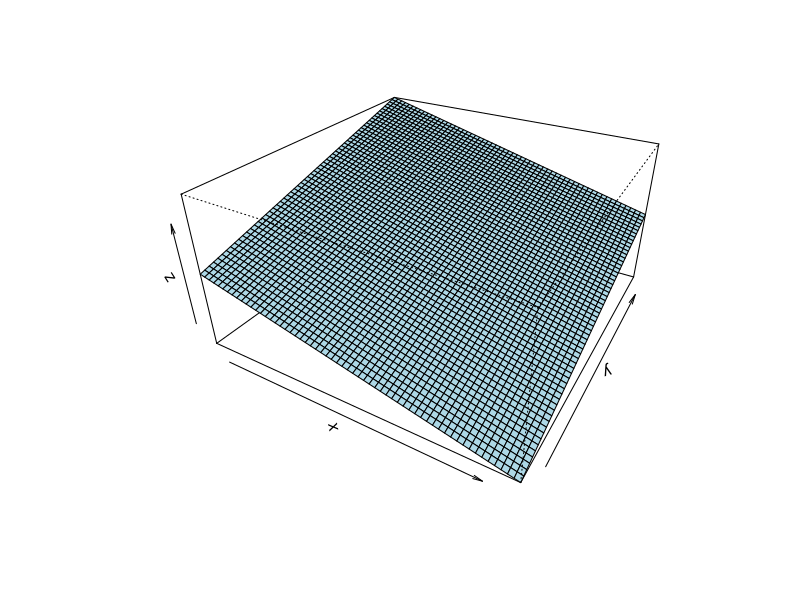
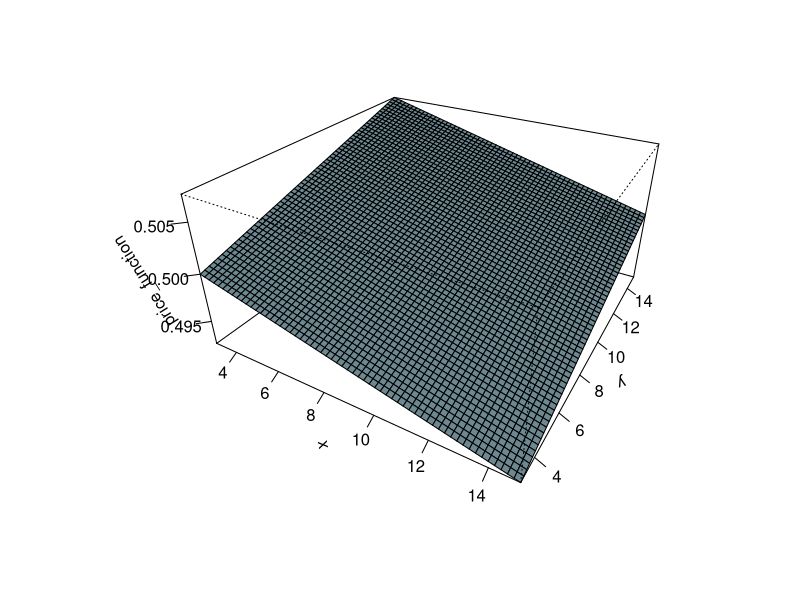
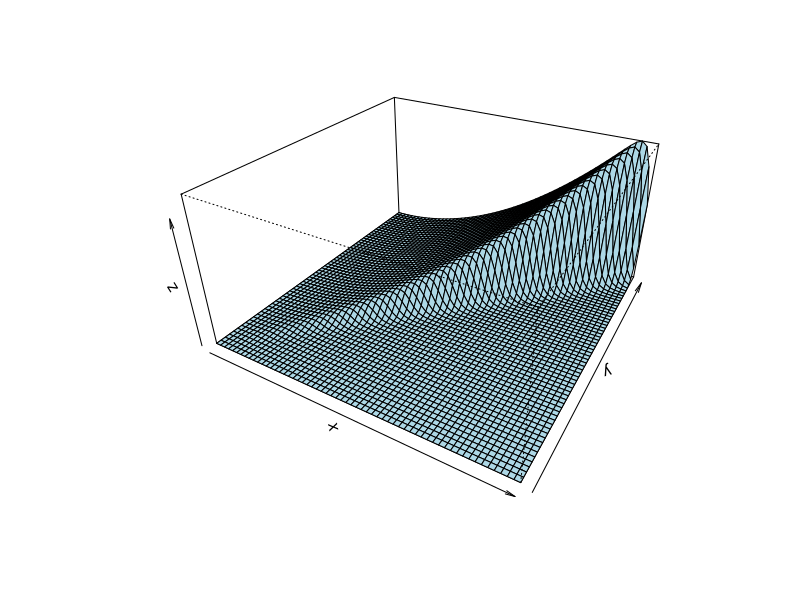
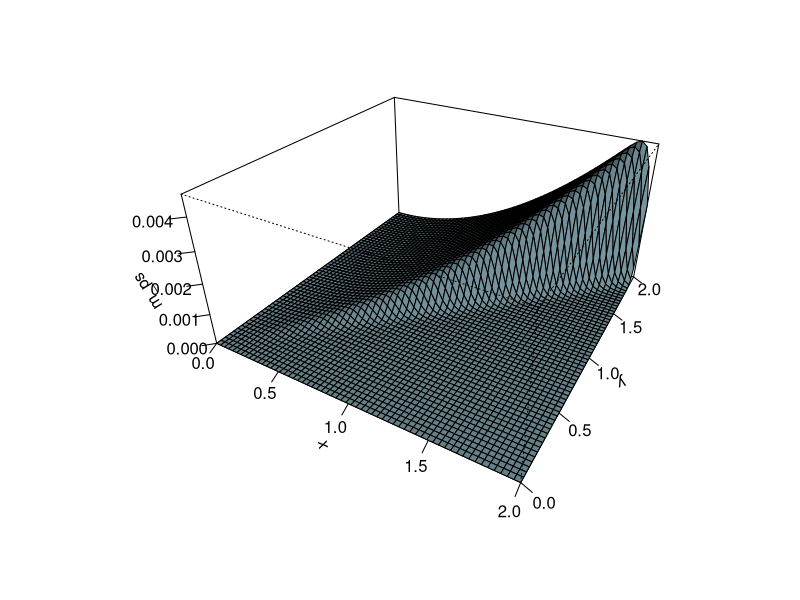
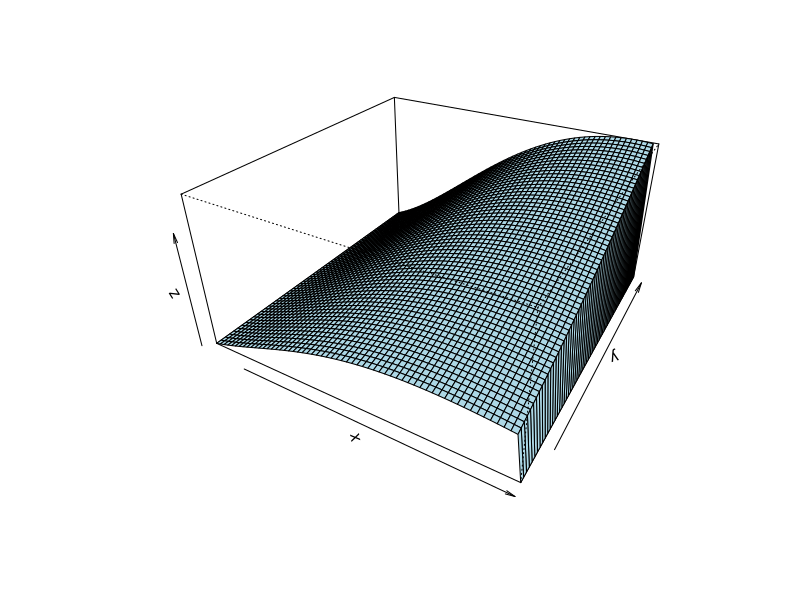
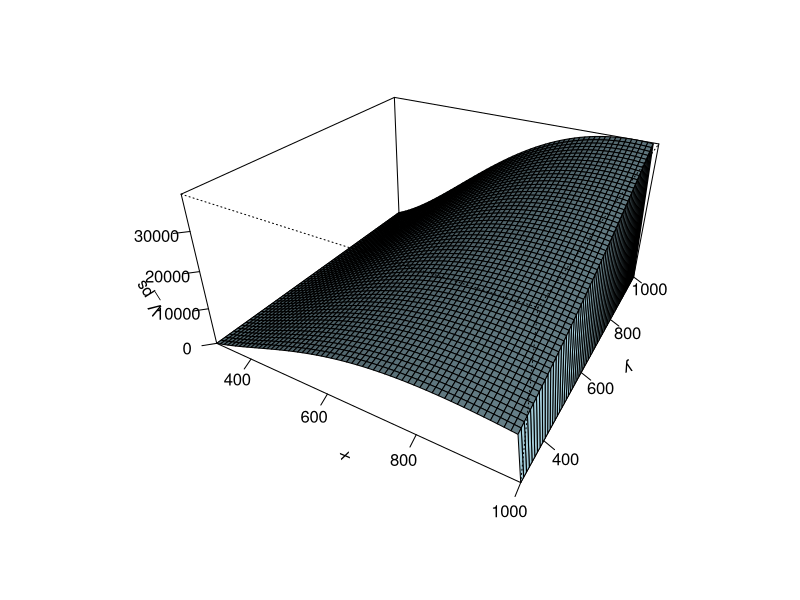
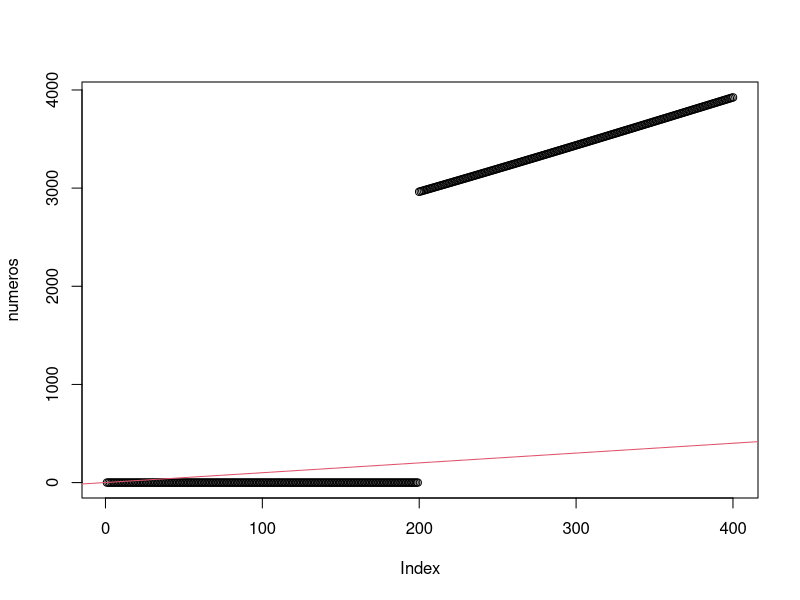

Reproduce these figures in R, in order.

graficador<-function(a,b,l,f){
  x <- seq(a, b, length.out = l)
  y <- x
  z <- outer(x, y, f)

  op <- par(bg = "white")
  persp(x, y, z, theta = 30, phi = 30, expand = 0.5, col = "lightblue")
  persp(x, y, z, theta = 30, phi = 30, expand = 0.5, col = "lightblue",
        ltheta = 120, shade = 0.75, ticktype = "detailed",zlab = f
  ) -> res
}


price_function<-function(p_1,p_2,k=1){
  return(exp((p_2-p_1)*k))
}

price_function<-function(p_1,p_2,k=400){
  return(1-(
    exp(p_1/k)/
     (exp(p_1/k)+exp(p_2/k))
  )
      
     )
}



graficador(3,15,60,"price_function")
dicotomic_function<-function(c_1,c_2,n_1,n_2,N){
  return(
    (
      n_1+c_1*(N-n_1-n_2)
      )/(
        (n_1+n_2)*((c_1+c_2)==0)+N*((c_1+c_2)>0)
        )
    )
}

dicotomic_function<-function(c_1,c_2,n_1,n_2,N){
  return(
    (
      n_1+c_1*(N-n_1-n_2)
    )/(
      (n_1+n_2)*(1 -c_1) * ( 1 - c_2 )+N*((c_1+c_2)>0)
    )
  )
}

dicotomic_function1<-function(c_1,c_2,n_1,n_2,N){
  return(
      c_1 * c_2 * 0.6 +
      c_1 * (1 - c_2) * 0.75 +
      (1 -c_1) * ( 1 - c_2 ) * 0.65+
      c_1 * (1 - c_2) * 0.8
  )
}
dicotomic_function2<-function(c_1,c_2,n_1,n_2,N){
  return(
    c_1 * c_2 * 0.6 +
    c_1 * (1 - c_2) * 0.75 +
    (1 -c_1) * ( 1 - c_2 ) * 0.65+
    c_1 * (1 - c_2) * 0.8
  )
}

price_control<-function(p,k=400,m=1000){
  return(0+
    (p<m)*exp(-p/k)
  )
}

price_control<-function(p,k=400,m=1000){
  return(0+
           (p<m)*exp(-p/k)*((p/-m)^2)
  )
}
    


m_ps<-function(p_1,p_2,c_1=0,c_2=0,n_1=100000000,n_2=50000000,N=500000000,k=0.03){
  return(
    2000*dicotomic_function(c_1,c_2,n_1,n_2,N)*price_function(p_1,p_2,k)*price_control(p_1)
  )
}
graficador(0,2,60,"m_ps")

V_ps<-function(p_1,p_2,c_1=0,c_2=0,n_1=100000000,n_2=50000000,N=500000000,k=400){
  m_ps(p_1,p_2,c_1=c_1,c_2=c_2,k=k,n_1 = n_1,n_2=n_2,N=N)*(p_1-300)
}
graficador(300,1000,60,"V_ps")
k=400
p=200
numeros=numeric(k-p)
for( i in p:k){
  numero=c(0,0)
  for( j in p:k){
    if (numero[1]<V_ps(j,i)){
      numero=c(V_ps(j,i),j)
    }
  }
  numeros[i]=numero
}
numeros
plot(numeros)
abline(1,1, col = 2)
